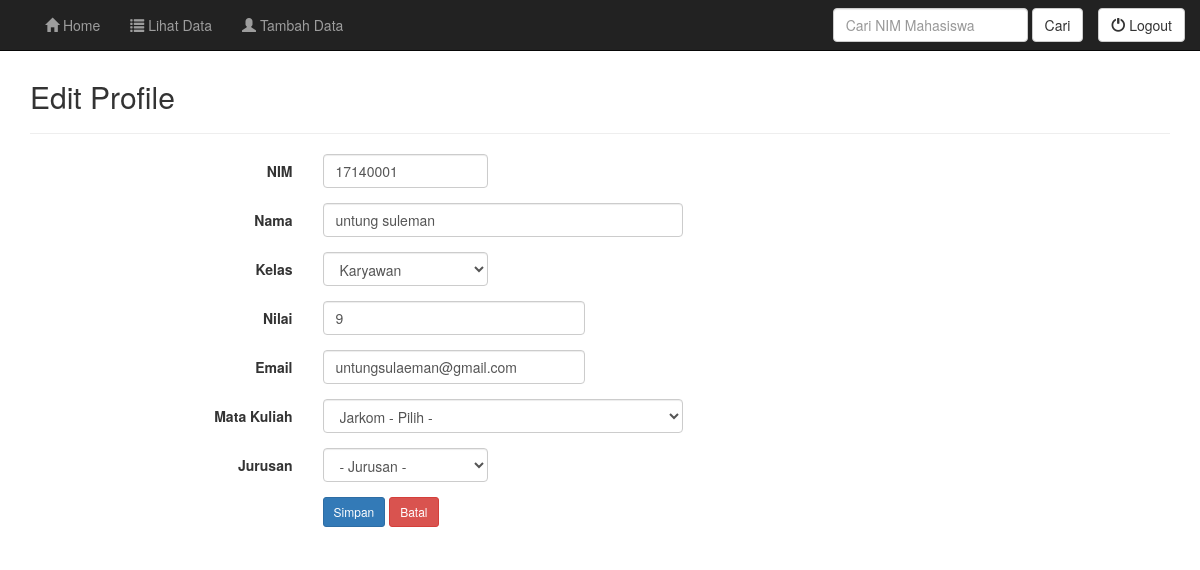
The page /admin/edit.php (signed in) on the database its author committed.
### tables this page shows
CREATE TABLE `tbl_mahasiswa` (
  `ID` bigint(20) UNSIGNED NOT NULL,
  `username` varchar(20) NOT NULL,
  `password` varchar(32) NOT NULL,
  `level` varchar(30) NOT NULL,
  `nim` varchar(20) NOT NULL,
  `nama` varchar(50) NOT NULL,
  `kelas` varchar(20) NOT NULL,
  `nilai` int(13) NOT NULL,
  `email` varchar(30) NOT NULL,
  `mata_kuliah` varchar(50) NOT NULL,
  `jurusan` varchar(50) NOT NULL
);

### admin/edit.php (the view, shortened to what this page needs)
<?php
include("header.php");
include("../koneksi.php");
?>
	<div class="container">
		<div class="content">
			<h2>Edit Profile</h2>
			<hr />
			<?php
			$username = $_SESSION['admin'];
			$sql = mysqli_query($koneksi, "SELECT * FROM tbl_mahasiswa WHERE username='$username'");
			if(mysqli_num_rows($sql) == 0){
				header("Location: index.php");
			}else{
				$row = mysqli_fetch_assoc($sql);
			}
			?>
			<form class="form-horizontal" action="" method="post">
				<div class="form-group">
					<label class="col-sm-3 control-label">NIM</label>
					<div class="col-sm-2">
						<input type="text" name="nim" value="<?php echo $row ['nim']; ?>" class="form-control" placeholder="nim" required>
					</div>
				</div>
				<div class="form-group">
					<label class="col-sm-3 control-label">Nama</label>
					<div class="col-sm-4">
						<input type="text" name="nama" value="<?php echo $row ['nama']; ?>" class="form-control" placeholder="Nama" required>
					</div>
				</div>
				<div class="form-group">
					<label class="col-sm-3 control-label">Kelas</label>
					<div class="col-sm-2">
						<select name="kelas" class="form-control" required>
							<option value="<?php echo $row ['kelas']; ?>"><?php echo $row ['kelas']; ?></option>
						</select>
					</div>
				</div>
				<div class="form-group">
					<label class="col-sm-3 control-label">Nilai</label>
					<div class="col-sm-3">
						<input type="text" name="nilai" value="<?php echo $row ['nilai']; ?>" class="form-control" placeholder="No Telepon" required>
					</div>
				</div>
				<div class="form-group">
					<label class="col-sm-3 control-label">Email</label>
					<div class="col-sm-3">
						<input type="email" name="email" value="<?php echo $row ['email']; ?>" class="form-control" placeholder="Email" required>
					</div>
				</div>
				<div class="form-group">
					<label class="col-sm-3 control-label">Mata Kuliah</label>
					<div class="col-sm-4">
						<select name="mata_kuliah" class="form-control" required>
							<option value="<?php echo $row['mata_kuliah']; ?>"><?php echo $row ['mata_kuliah']; ?> - Pilih - </option>
						</select>
					</div>
				</div>
				<div class="form-group">
					<label class="col-sm-3 control-label">Jurusan</label>
					<div class="col-sm-2">
						<select name="jurusan" class="form-control" required>
							<option value="<?php echo $row['jurusan']; ?>"> - Jurusan - </option>
						</select>
					</div>
				</div>
				<div class="form-group">
					<label class="col-sm-3 control-label">&nbsp;</label>
					<div class="col-sm-6">
						<input type="submit" name="save" class="btn btn-sm btn-primary" value="Simpan" data-toggle="tooltip" title="Simpan Data Mahasiswa">
						<a href="profile.php" class="btn btn-sm btn-danger" data-toggle="tooltip" title="Batal">Batal</a>
					</div>
				</div>
			</form>
		</div>
	</div>
<?php
include("footer.php");
?>

### style.css (style rules this page uses)
.content { margin-top: 80px; }

### rows shown on the page
tbl_mahasiswa: nim "17140001", nama "untung suleman", kelas "Karyawan", nilai "9", email "untungsulaeman@gmail.com", mata_kuliah "Jarkom - Pilih -"
